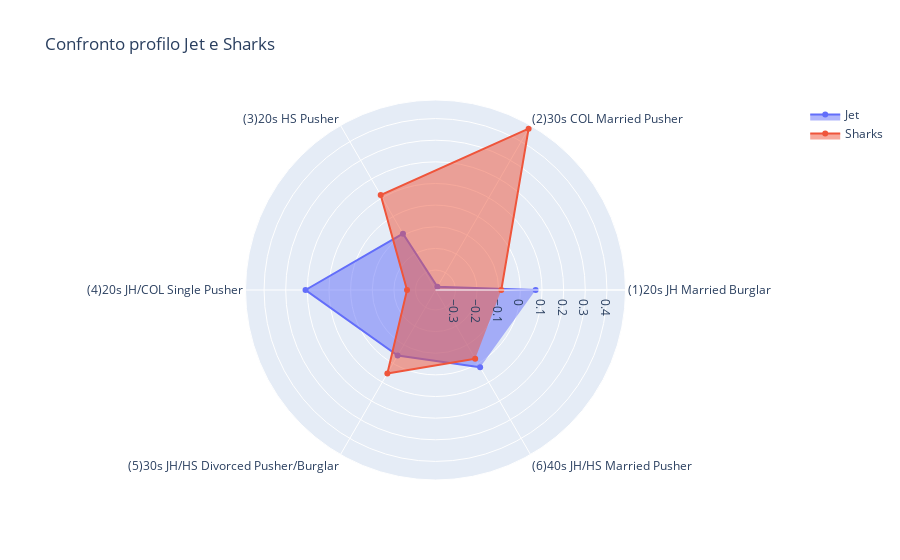

The notebook cell saved with this chart:
### Code cell
title = "Confronto profilo Jet e Sharks"
fig = go.Figure()

fig.add_trace(go.Scatterpolar(
      r=df_means['Jet'],
      theta=df_means['Component'],
      fill='toself',
      name='Jet'
))
fig.add_trace(go.Scatterpolar(
      r=df_means['Sharks'],
      theta=df_means['Component'],
      fill='toself',
      name='Sharks'
))

fig.update_layout(
  polar=dict(
    radialaxis=dict(
      visible=True,
    )),
  showlegend=True,
  title = title,
)

fig.show()
fig.write_html(title+'.html')

### Figure 1 — Plotly figure (JSON) as saved in the notebook; plotly's stock layout.template omitted (floating-point values rounded to 4 significant figures)
{"data": [{"fill": "toself", "name": "Jet", "r": [0.07048, -0.3748, -0.09139, 0.2084, -0.04228, 0.02037], "theta": ["(1)20s JH Married Burglar", "(2)30s COL Married Pusher", "(3)20s HS Pusher", "(4)20s JH/COL Single Pusher", "(5)30s JH/HS Divorced Pusher/Burglar", "(6)40s JH/HS Married Pusher"], "type": "scatterpolar"}, {"fill": "toself", "name": "Sharks", "r": [-0.08811, 0.4685, 0.1142, -0.2606, 0.05284, -0.02546], "theta": ["(1)20s JH Married Burglar", "(2)30s COL Married Pusher", "(3)20s HS Pusher", "(4)20s JH/COL Single Pusher", "(5)30s JH/HS Divorced Pusher/Burglar", "(6)40s JH/HS Married Pusher"], "type": "scatterpolar"}], "layout": {"polar": {"radialaxis": {"visible": true}}, "showlegend": true, "title": {"text": "Confronto profilo Jet e Sharks"}}}
